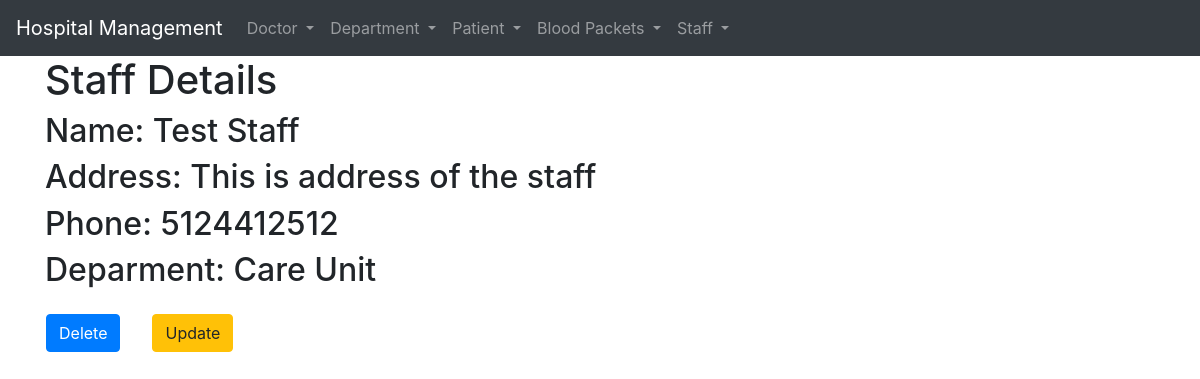
The app's page /1/detail-staff/, older data.
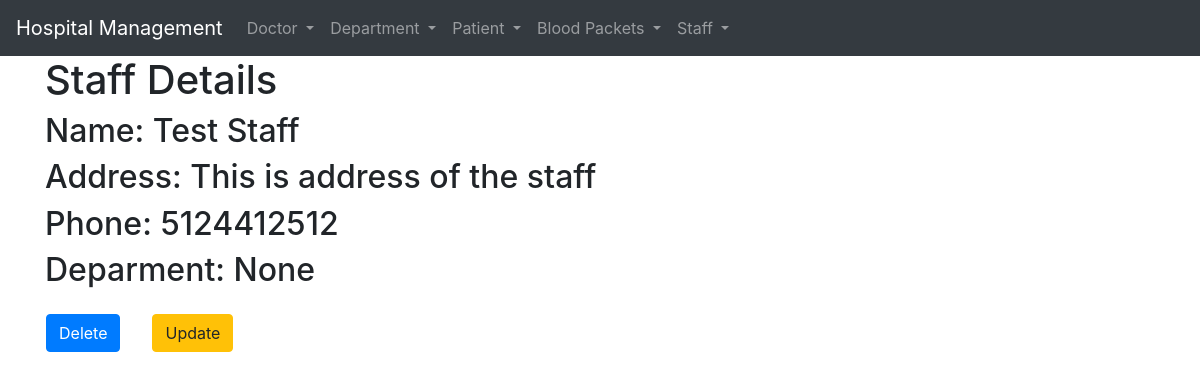
The same page, newer data.
### BloodManagement/models.py (models this page shows, shortened)
class Staff(models.Model):
    name = models.CharField(max_length=20)
    phone = models.IntegerField(validators=[MaxValueValidator(9999999999)])
    address = models.TextField()
    job = models.CharField(choices=[
        ('IT','IT'),
        ('Elec','Electrician'),
        ('Nurse','Nurse')
    ],max_length=5)
    department = models.ForeignKey(Department,on_delete=models.SET_NULL,null=True,related_name='staff')

class Department(models.Model):
    name = models.CharField(max_length=10,unique=True)
    dept_type = models.CharField(max_length=10)
    capacity = models.IntegerField()
    def __str__(self):
        return self.name

### BloodManagement/views.py (the view)
# urls.py: path('<int:pk>/detail-staff/',views.staff_detail,name='staff-detail'),
def staff_detail(request,pk):
    staff = Staff.objects.select_related('department').get(pk=pk)
    return render(request,'staff_detail.html',context={"staff":staff})

### BloodManagement/templates/staff_detail.html (shortened to what this page needs)
{% extends 'base.html' %}
{% block content %}
<h1>Staff Details</h1>
    <h2>Name: {{staff.name}}</h1>
    <h2>Address: {{staff.address}}</h2>
    <h2>Phone: {{staff.phone}}</h2>
    <h2>Deparment: {{staff.department}}</h2>
    <div class="row">
    <form action="{% url 'bloodmanagement:staff-delete' pk=staff.pk %}" method="post">
        <input class="btn btn-primary m-3" type="submit" value="Delete">
    </form>
    <a href="{% url 'bloodmanagement:staff-update' pk=staff.pk %}"><input class="btn btn-warning m-3" type="submit" value="Update"></a>
    </div>
{% endblock content %}

Row changes from the older to the newer data that the page shows:
changed Staff "Test Staff": department "Care Unit" → "None"
